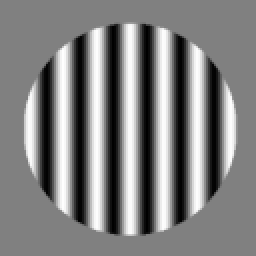
#> input picture grating.png, 128 x 128 px (shown 2 times larger)
$ jupyter execute canonical_neural_operation.ipynb   (older library calls are emulated)
#> lines starting #> are read from the running program, lines starting #| are printed output that depends on the picture
## Neuro 1401: Building Models of the Brain
### Team: George Moe, Seeam Noor
### Group 2: Project 1
### Harvard Spring 2021

1) Implement the normalization function (Equation 10 in Carandini & Heeger, 2012)
and show how this function removes redundancy in an input (i.e., by decorrelating
the pixels).

2) Show how the normalization function induces winner-take-all competition in a
population of neurons tuned to different orientations (see Figure 3e in Carandini &
Heeger, 2012).

3) Implement the adaptation version of normalization (Equation 12 in Carandini &
Heeger, 2012) and show how this produces light adaptation in the retina.

4) Discuss the empirical evidence for normalization in the visual system.

5) Discuss the possible biological mechanisms that could give rise to normalization.

References:
*Carandini, M. & Heeger, D.J. (2012). Normalization as a canonical neural operation.
Nature Reviews Neuroscience, 13, 51-62.*

[cell 1]
import numpy as np
import pandas as pd
from scipy.stats import pearsonr
import matplotlib.pyplot as plt
from PIL import Image, ImageOps
import math

## Part 1

** Implement the normalization function (Equation 10 in Carandini & Heeger, 2012)
and show how this function removes redundancy in an input (i.e., by decorrelating
the pixels). **

1. Load input image
2. Apply normalization
3. Compare correlation between input and normalized images

[cell 2]
# Loading image
image1 = Image.open('grating.png').convert('RGB')
image1_g = ImageOps.grayscale(image1)
data1 = np.asarray(image1_g)
print("Shape of data: " + str(data1.shape))
#| Shape of data: (128, 128)

[cell 3]
plt.imshow(image1_g, cmap='gray')
plt.title("Image before normalization")
plt.show()

[cell 4]
# Normalization function taken from paper - Equation 10 in Carandini & Heeger, 2012
def normalize1(d):
    '''
    Input: Takes an input value of a pixel
    Output: Returns the normalized version using Equation 10 in Carandini & Heeger, 2012
    '''
    r = ((d**n) * gamma)/(sigma**n + dsquaresum)
    return r

# Exponentiation factor
n = 2

# Gamma has to be big otherwise the pixel values will be too small
gamma = 100000000000
sigma = 1

# Sum of the squares of all input
dsquaresum = np.sum(data1) ** n
#> dsquaresum = 4.42e+12

vfunc = np.vectorize(normalize1)
normalized = vfunc(data1)
#> in normalize1, `r = ((d**n) * gamma)/(sigma**n + dsquaresum)`: r = 370.6
image1_normalized = Image.fromarray(normalized)
plt.imshow(image1_normalized)
plt.title("Image after normalization")
plt.show()
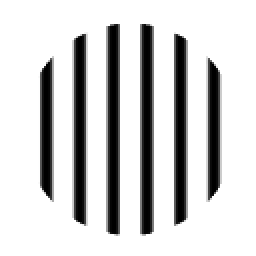
#> shown: shape (128, 128, 4) (shown 2 times larger); mean R, G, B, A 207.7, 207.7, 207.7, 255

[cell 5]
# Code for visualizing the correlations of the pixels
import seaborn as sns
def plotDataAndCov(data):
    ACov = np.corrcoef(data, rowvar=True)

    fig, ax = plt.subplots(nrows=1, ncols=1)
    fig.set_size_inches(12, 10)
    ax0 = plt.subplot(2, 2, 1)
    ax0.set_title("Correlation of the pixels")
    # Choosing the colors
    cmap = sns.color_palette("GnBu", 10)
    sns.heatmap(ACov, cmap=cmap, vmin=0)

plotDataAndCov(data1)

[cell 6]
plotDataAndCov(normalized)

We can see that the pixels after using the normalizing function are much more decorrelated than the original one. Redundancies have been removed and the normalized image focuses on what's important.

## Part 2

** Show how the normalization function induces winner-take-all competition in a
population of neurons tuned to different orientations (see Figure 3e in Carandini &
Heeger, 2012). **

1. Load input image
2. Load filters
3. Apply filters to image
4. Normalize filter responses
5. Show how one filter does much better than the others after normalization

Here's the input image, converted to a grayscale luminosity array:

[cell 7]
image2 = Image.open('grating.png') # shape: (128, 128, 4) [R, G, B, A]
#> image2 is the input picture: PIL image 128x128 RGBA; mean R, G, B, A 128.3, 128.3, 128.3, 255
image2 = image2.convert('L') # convert to grayscale (128, 128) [Luminosity]
image2 = np.array(image2) # Convert to array
image2 = image2 / 256 # Convert to [0, 1) value
#> image2: shape (128, 128) float64
plt.title("The input image:")
plt.imshow(image2, cmap='gray')

We simulate a neuron with preference for certain orientations with a Gabor filter.

[cell 8]
# Generate a gabor filter rotated to `orientation` degrees with pixel `size` width and height. `scale`
def make_filter(orientation, size):
    def filter_function(y, x):
        x_scaled = x / size - 0.5
        y_scaled = y / size - 0.5
        theta = (orientation + 90) / 180 * math.pi
        s = math.cos(theta) * x_scaled - math.sin(theta) * y_scaled

        scale=30
        cos_val = math.cos(s * scale)

        a = 1
        b = 0
        c = 0.15
        r = math.sqrt(x_scaled**2 + y_scaled**2)
        gauss_val = a * math.exp(-(r - b)**2 / (2 * c**2))
        return gauss_val * cos_val

    return np.fromfunction(np.vectorize(filter_function), (size, size))

# DEBUG: See one filter.
# plt.imshow(make_filter(60, 128))

filters = [make_filter(th, 128) for th in range(0, 180)]

plt.imshow(filters[60], cmap='gray')

# [4 lines of commented-out code are left out]

Here's that filter with orientations 0deg, 45deg, and 90deg applied to the original image.

[cell 9]
fig = plt.figure()
fig.set_size_inches(12, 10)
for i, filt in enumerate([filters[0], filters[45], filters[90]]):
    sub = fig.add_subplot(3, 1, i + 1)
    sub.imshow(image2 * filt, cmap='gray')
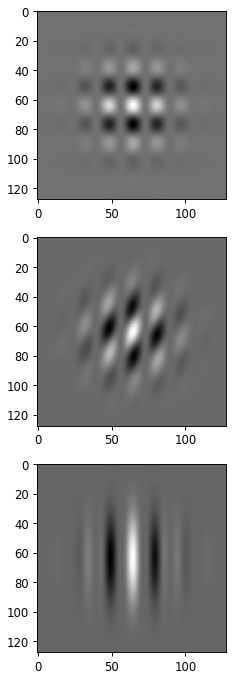
#> figure drawn by matplotlib, 3 panels

Here are the summed responses of each orientation:

[cell 10]
filter_responses = np.array([np.sum(image2 * filt) for filt in filters])
#> filter_responses = 180 values, max 14.06 at index 90, min -1.88 at index 126, mean 2.34
# for i, resp in enumerate(filter_responses):
#     print("FILTER", i, ":", resp)
plt.title("Response of neurons with preferred orientations")
plt.xlabel("Preferred Orientation (deg)")
plt.ylabel("Unnormalized Response")
plt.plot(filter_responses)
plt.show()
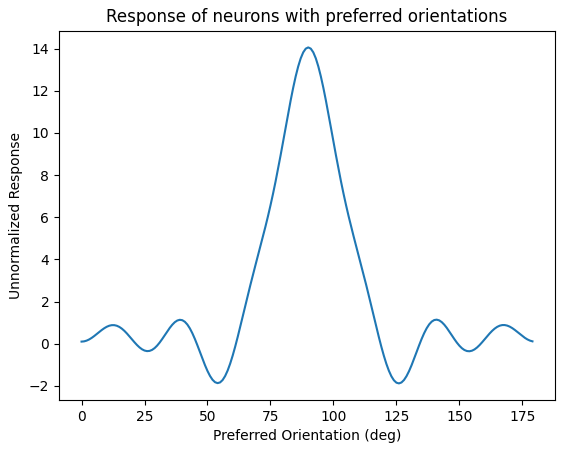
#> figure drawn by matplotlib, 1 panel; curve peaks at x = 90, y = 14.06

Here's a simple implementation of the normalization equation (vectorized):

[cell 11]
def normalize(x, gamma, sigma, n):
#> called with x = array of shape (180,), gamma = 1, sigma = 1, n = 2
    w_sum = np.sum(np.power(x, n))
#> w_sum = 4240.9
    denom = math.pow(sigma, n) + w_sum
#> denom = 4241.9
    return gamma * np.power(x, n) / denom

We apply this to the raw responses:

[cell 12]
filter_responses_normed = normalize(filter_responses, 1, 1, 2)
#> filter_responses_normed = 180 values, max 0.0466 at index 90, min 7.23e-07 at index 22, mean 0.00555
plt.plot(filter_responses_normed)
plt.show()
#> figure, not shown here; curve peaks at x = 90, y = 0.0466

Great! This is a lot less noisy, and there is a clear preferred orientation. This is a demonstration of how normalization can achieve winner-takes-all (max-pooling) in a population of neurons.

## Part 3

** Implement the adaptation version of normalization (Equation 12 in Carandini & Heeger, 2012) and show how this produces light adaptation in the retina. **

1. Load original image.
2. Produce some variations with different brightnesses.
3. Normalize those variations.
4. Treat these variations as increasing brightness over time; average them.
5. Compare the averaged outputs with the raw inputs.

We load the origianl image again.

[cell 13]
# Loading image
image1 = Image.open('grating.png').convert('RGB')
image1_g = ImageOps.grayscale(image1)
data1 = np.asarray(image1_g)
plt.imshow(image1_g, cmap='gray')
plt.title("Original Image")
plt.show()

We increase the brightness of the image by biasing all the pixels upwards.

[cell 14]
brightness = 50
data_b = np.minimum(data1.astype(np.int) + brightness, 255)
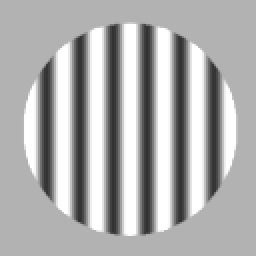
#> data_b: shape (128, 128) int64 (shown 2 times larger); min 50, max 255, mean 173.3
image1_b = Image.fromarray(data_b.astype(np.int8))
plt.imshow(image1_b, cmap='gray')
plt.title("Image after increasing brightness")
plt.show()

We decrease the brightness of the image by biasing the pixels downwards.

[cell 15]
brightness = -50
data_c = np.maximum(data1.astype(np.int) + brightness, 0)
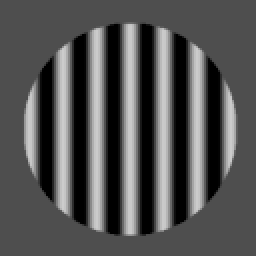
#> data_c: shape (128, 128) int64 (shown 2 times larger); min 0, max 204, mean 83.2
image1_c = Image.fromarray(data_c.astype(np.int8))
plt.imshow(image1_c, cmap='gray')
plt.title("Image after decreasing brightness")
plt.show()

Now let's normalize each of these. On the left, we see the raw input. On the right is the normalized output.

Nice! At least subjectively, while the inputs appear to differ in brightness, and lose contrast at lower and higher brightnesses, normalizing the input seems to preserve contrast.

[cell 16]
different_brightness_imgs = [
    data_c, # decreased brightness
    data1.astype(int), # original
    data_b  # increased brightness
]

fig = plt.figure()
fig.set_size_inches(12, 10)
for i, image_in in enumerate(different_brightness_imgs):
    sub = fig.add_subplot(len(different_brightness_imgs), 2, 2 * i + 1)
    sub.title.set_text("Input " + ["Darker", "Original", "Brighter"][i])
    sub.imshow(image_in.astype(int), cmap='gray', vmin=0, vmax=255)
    sub = fig.add_subplot(len(different_brightness_imgs), 2, 2 * i + 2)
    sub.title.set_text("Normalized " + ["Darker", "Original", "Brighter"][i])
    sub.imshow(normalize(image_in.astype(int), 1, 1, 7), cmap='gray')
#> this loop made 3 passes
#> (w_sum in normalize, denom in normalize) on passes 1 to 3: (5668454311761467054, 5.67e+18), (1103181055353906573, 1.1e+18), (5972412692484143909, 5.97e+18)
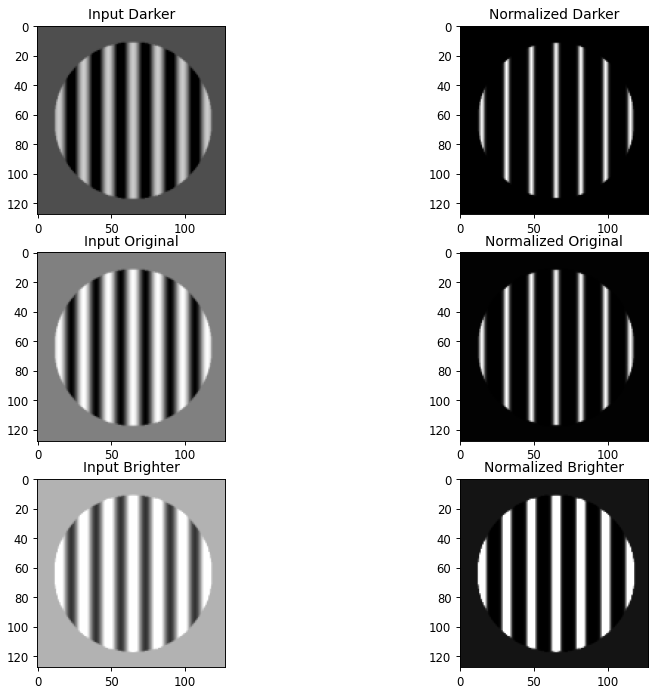
#> figure drawn by matplotlib, 6 panels

Let's now treat these differing inputs as input that varies over time.

[cell 17]
fig = plt.figure()
fig.set_size_inches(15,9)

# Inputs
sub = fig.add_subplot(3, 5, 1)
sub.imshow(data_c, cmap='gray', vmin=0, vmax=255)
sub.title.set_text("Input @ t=0")
sub = fig.add_subplot(3, 5, 3)
sub.imshow(data1, cmap='gray', vmin=0, vmax=255)
sub.title.set_text("Input @ t=1")
sub = fig.add_subplot(3, 5, 5)
sub.imshow(data_b, cmap='gray', vmin=0, vmax=255)
sub.title.set_text("Input @ t=2")

# Normalized
sub = fig.add_subplot(3, 5, 6)
sub.imshow(normalize(data_c.astype(int), 1, 1, 7), cmap='gray')
sub.title.set_text("Normalized @ t=0")
sub = fig.add_subplot(3, 5, 8)
sub.imshow(normalize(data1.astype(int), 1, 1, 7), cmap='gray')
#> in normalize (call 6), `w_sum = np.sum(np.power(x, n))`: w_sum = 1103181055353906573
#> in normalize (call 6), `denom = math.pow(sigma, n) + w_sum`: denom = 1.1e+18
#> in normalize (call 6), `return gamma * np.power(x, n) / denom`:
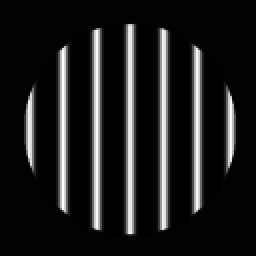
#> returned value: shape (128, 128) float64 (shown 2 times larger); min 0, max 0.0618, mean 0.00721; drawn with min black and max white
sub.title.set_text("Normalized @ t=1")
sub = fig.add_subplot(3, 5, 10)
sub.imshow(normalize(data_b.astype(int), 1, 1, 7), cmap='gray')
#> in normalize (call 7), `w_sum = np.sum(np.power(x, n))`: w_sum = 5972412692484143909
#> in normalize (call 7), `denom = math.pow(sigma, n) + w_sum`: denom = 5.97e+18
#> in normalize (call 7), `return gamma * np.power(x, n) / denom`:
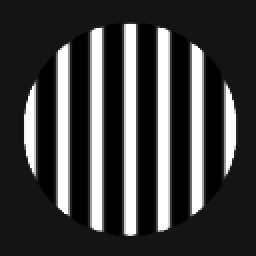
#> returned value: shape (128, 128) float64 (shown 2 times larger); min 1.31e-07, max 0.0117, mean 0.00289; drawn with min black and max white
sub.title.set_text("Normalized @ t=2")

# Averaged
avged1 = ( normalize(data_c.astype(int), 1, 1, 7) + normalize(data1.astype(int), 1, 1, 7) ) / 2
avged2 = ( normalize(data1.astype(int), 1, 1, 7) + normalize(data_b.astype(int), 1, 1, 7) ) / 2
sub = fig.add_subplot(3, 5, 12)
sub.imshow(avged1, cmap='gray')
sub.title.set_text("Averaged Timestep")
sub = fig.add_subplot(3, 5, 14)
sub.title.set_text("Averaged Timestep")
sub.imshow(avged2, cmap='gray')

Great! After averaging the normalized inputs over time, we see even more clearly how normalization + averaging can produce stable visual input even in the face of varying brightness.

This could be very applicable in a real-world system, as brightness information vary all the time (such as due to overcorrections in the iris or moving clouds).

The pixels of the normalized image are very correlated.

[cell 18]
# Plotting the correlation of pixels
plotDataAndCov(image1_b)

Below we can see that the normalized image has removed redundancies and focuses on edges and key information.

[cell 19]
# Plotting the correlation of normalized image
plotDataAndCov(normalize(data_b, 1, 1, 7))
#> in plotDataAndCov (call 4), `ACov = np.corrcoef(data, rowvar=True)`:
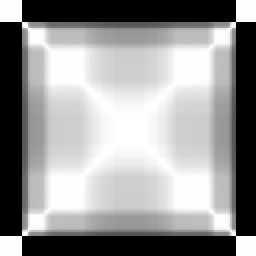
#> ACov: shape (128, 128) float64 (shown 2 times larger); min -4.54e-16, max 1, mean 0.589; drawn with min black and max white
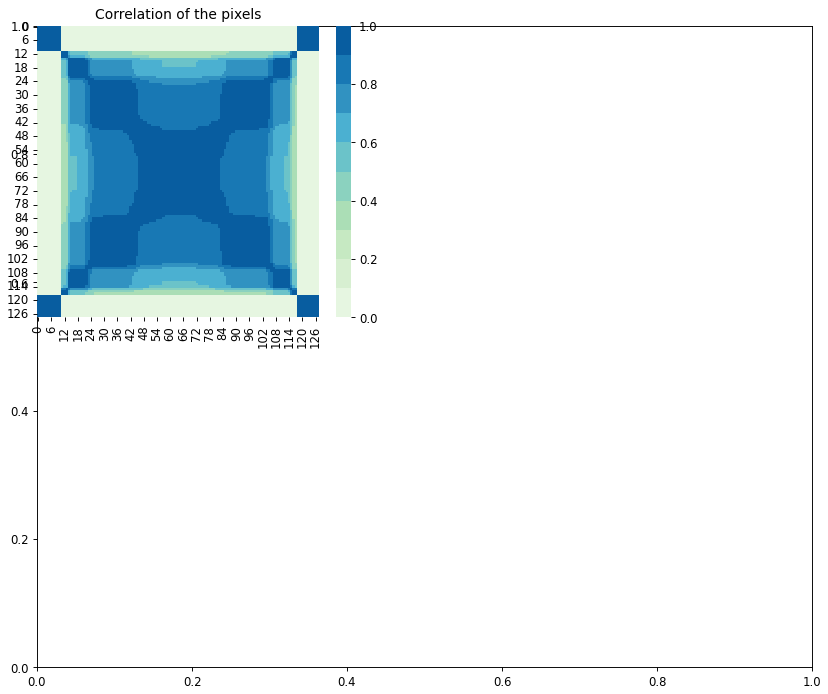
#> figure drawn by matplotlib, 2 panels
